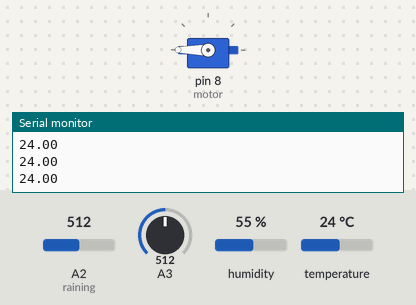
Bench run of a sketch on a simulated Arduino Uno, built with avr-gcc and run on an emulated ATmega328P. Shown: servo, the last lines printed to the serial monitor. The test bench sets the inputs (shaded band); at power-on: temperature 24 °C, A2 (raining) = 512, A3 = 512, humidity 55 %.

Above: at 1.2 s.
1.3 s: temperature set to 27 °C
2.8 s: temperature set to 30 °C
At 3.3 s:
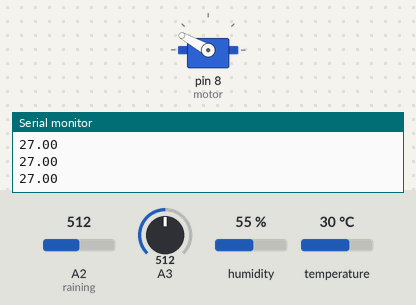
At 3.91 s:
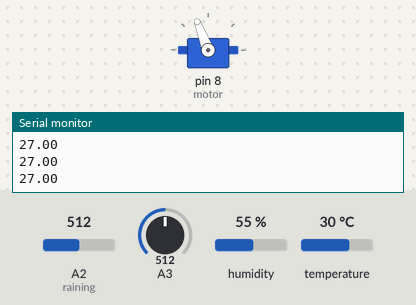
Timing chart, 0 to 11.8 s (numbered marks = the images above; inputs shaded):
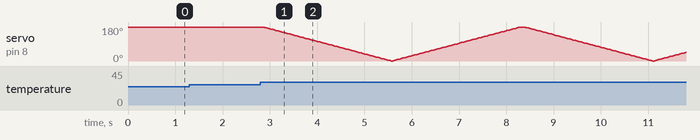

Measured:
- the behaviour switches between 28 and 29 °C on temperature (found by bisection; images 0 and 1)

The sketch:

sketch_apr03a.ino
```cpp
#include <Adafruit_Sensor.h>
#include <SoftwareSerial.h>
#include <Servo.h>
#include <dht.h> // librarie pentru temperatura si umiditate


//variables and objects
Servo motor; // servomotor
int primit = 48; // ce cod primim de la telefon
bool deschis = 0; // inchis
int pos = 180, raining = A2;
int temp = 7;
int relay4 = 4;
int mic = 12;
dht tempmodule;
bool verificare_ploua = false;
//functions
void ploua();
void sound();
void temperature();
///pentru deschis == 1 - atunci geamul este deschis, altfel este inchis
void setup() {
  pinMode(raining, INPUT);
  pinMode(mic, INPUT);
  Serial.begin(9600);
  motor.attach(8); // va fi atasat de pinul 8
  motor.write(180);
}

void loop() {
  if(Serial.available()){
      primit = Serial.read();
   }
   if(primit == 49){ // trebuie sa deschid fereastra
    deschis = 1;
    if(pos >= 1){
       motor.write(pos), pos--;
       delay(15);
     }
   }
    if(primit == 52){ //trebuie sa inchid
      if(pos <= 180){
         motor.write(pos), pos++;
          delay(15);
        }
       if(!pos) deschis = 0; // asta inseamna ca geamul este inchis
    }

  ploua(); //in cazul in care ploua trebuie sa inchid geamul
  delay(15);
  if(!verificare_ploua)
  temperature(); // verific temperatura
  delay(15);
  sound(); // masor numarul de decibeli pentru a inchide geamul
 // delay(10);
}
void closeWindow(){ //functie pentru a inchide geamul
    if(deschis){ // daca fereastra este deschisa
      while(pos <= 180){
        motor.write(pos);
        pos ++;
        delay(15);
      }
      deschis = 0; // geamul este inchis

    }

}
void openWindow(){ //functia pentru a deschide geamul
  if(!deschis){
    while(pos >= 1){
      motor.write(pos);
      pos--;
      delay(15);
    }
    deschis = 1;
  }
}
void ploua(){
    int inchideGeamul_ca_te_ploua = analogRead(A2);
    //Serial.println(inchideGeamul_ca_te_ploua);
    if(deschis && inchideGeamul_ca_te_ploua < 400){ // daca ploua si fereastra este deschisa
       closeWindow();
       verificare_ploua = true;
    }
    else verificare_ploua = false;
}

void sound(){
    int min1 = 1024, max1 = 0;
    int sunet = analogRead(A3);
   /* for(int i = 1; i <= 100; ++i){
      min1 = min(min1, sunet);
      max1 = max(max1, sunet);
    }
    int dif = max1 - min1;*/
    int x = map(sunet, 0, 1204, 0, 123);
    //Serial.println(x);
    if(deschis && x > 50){
      closeWindow();
      delay(15);
    }

}

void temperature(){
    int cr = tempmodule.read11(temp); //citesc datele venite de la modului de temperatura si umiditate
    float tmp = tempmodule.temperature; //citesc temperatura
    float umd = tempmodule.humidity; //citesc umiditatea
    if(tmp >= (float)29){
      openWindow(); //deschis fereastra
    }
    Serial.println(tmp);
}
/*
  comenzi:
  48 - nimic
  49 - open
  52 - close
  daca ploua il inchid
  daca sunt prea multi decibeli il inchid

 */
```
